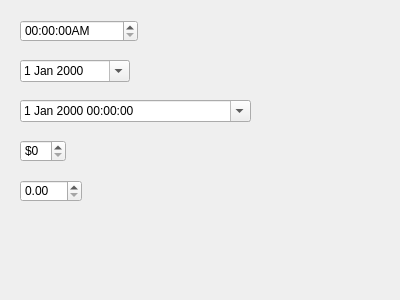
<?xml version="1.0" encoding="UTF-8"?>
<ui version="4.0">
 <class>myWidget</class>
 <widget class="QWidget" name="myWidget">
  <property name="geometry">
   <rect>
    <x>0</x>
    <y>0</y>
    <width>400</width>
    <height>300</height>
   </rect>
  </property>
  <property name="windowTitle">
   <string>myWidget</string>
  </property>
  <widget class="QTimeEdit" name="timeEdit">
   <property name="geometry">
    <rect>
     <x>20</x>
     <y>20</y>
     <width>118</width>
     <height>22</height>
    </rect>
   </property>
   <property name="displayFormat">
    <string>HH:mm:ssA</string>
   </property>
  </widget>
  <widget class="QDateEdit" name="dateEdit">
   <property name="geometry">
    <rect>
     <x>20</x>
     <y>60</y>
     <width>110</width>
     <height>22</height>
    </rect>
   </property>
   <property name="calendarPopup">
    <bool>true</bool>
   </property>
  </widget>
  <widget class="QDateTimeEdit" name="dateTimeEdit">
   <property name="geometry">
    <rect>
     <x>20</x>
     <y>100</y>
     <width>231</width>
     <height>22</height>
    </rect>
   </property>
   <property name="calendarPopup">
    <bool>true</bool>
   </property>
  </widget>
  <widget class="QSpinBox" name="spinBox">
   <property name="geometry">
    <rect>
     <x>20</x>
     <y>140</y>
     <width>46</width>
     <height>22</height>
    </rect>
   </property>
   <property name="prefix">
    <string>$</string>
   </property>
  </widget>
  <widget class="QDoubleSpinBox" name="doubleSpinBox">
   <property name="geometry">
    <rect>
     <x>20</x>
     <y>180</y>
     <width>62</width>
     <height>22</height>
    </rect>
   </property>
  </widget>
 </widget>
 <layoutdefault spacing="6" margin="11"/>
 <resources/>
 <connections/>
</ui>
